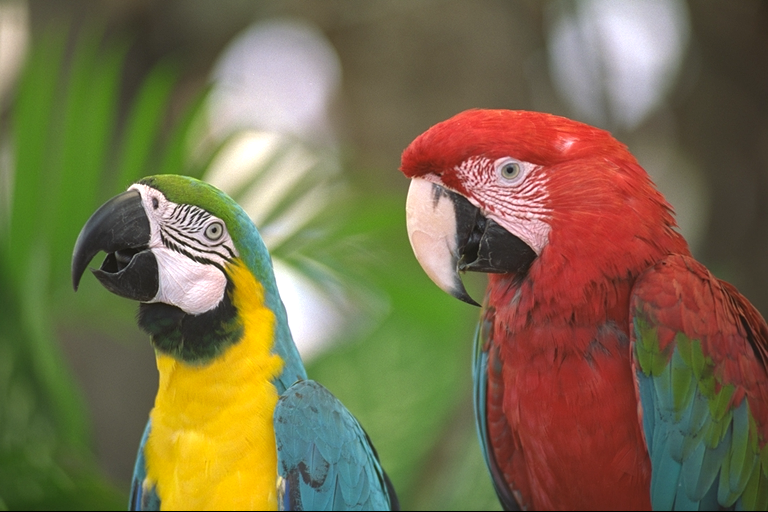
#> input picture lab4/image1.png, 768 x 512 px
$ python DemoA.py
#> lines starting #> are read from the running program, lines starting #| are printed output that depends on the picture
import numpy as np
from scipy import signal
from matplotlib import pyplot as plt
plt.rcParams['image.interpolation'] = 'nearest'
import imageio
import cv2
import jpeglab as jl


#Q1
# c) color R G B red hi lo lo green lo hi lo blue lo lo hi yellow hi hi lo color R G B cyan lo hi hi magenta hi lo hi white hi hi hi black lo lo lo

try:
    im1_bgr = cv2.imread('image1.png')
#> im1_bgr is the input picture: shape (512, 768, 3); mean B, G, R 75.8, 109.6, 121.7

    if im1_bgr is None:
        raise Exception("Failed to load image. Check file path and format.")

    im1 = cv2.cvtColor(im1_bgr, cv2.COLOR_BGR2RGB)
    #plt.figure(0), plt.imshow(im1)

    im1r = im1[:, :, 0]
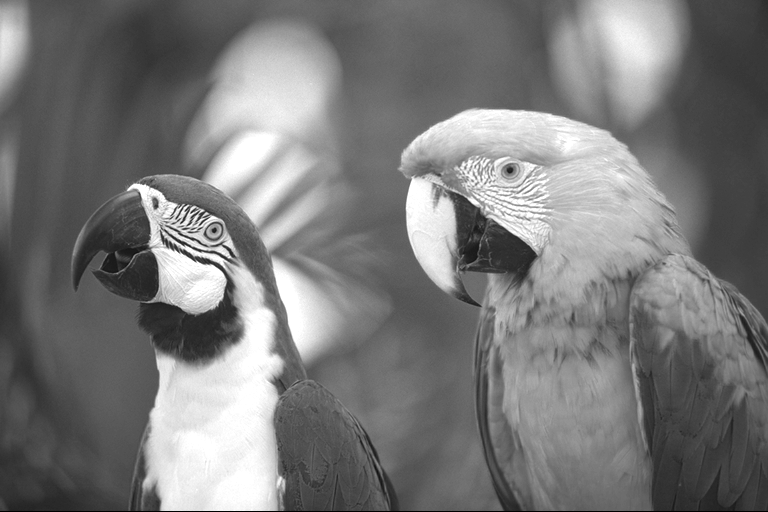
#> im1r: shape (512, 768); min 0, max 255, mean 121.7
    im1g = im1[:, :, 1]
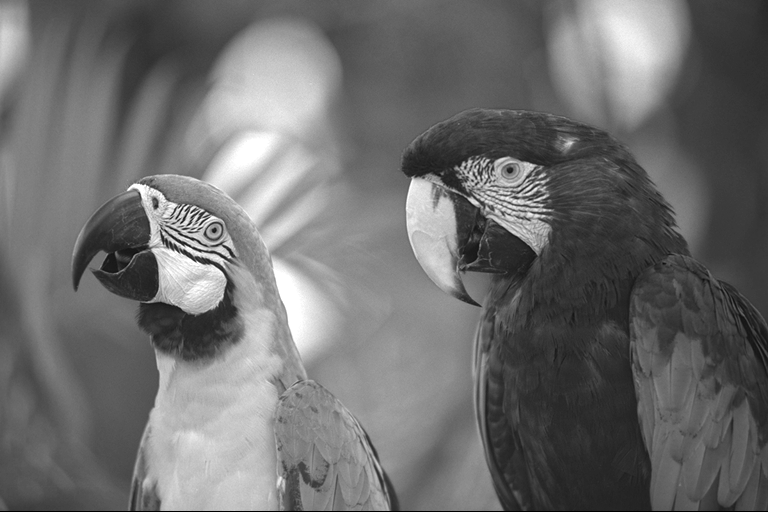
#> im1g: shape (512, 768); min 0, max 255, mean 109.6
    im1b = im1[:, :, 2]
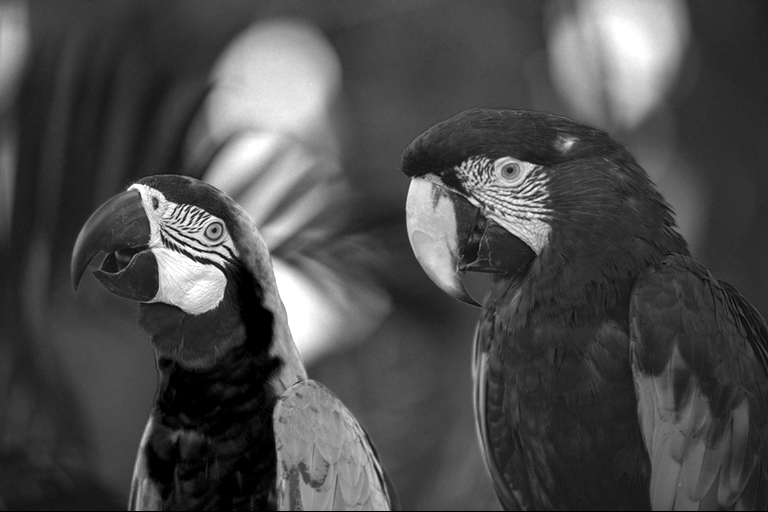
#> im1b: shape (512, 768); min 0, max 255, mean 75.8
    """
    plt.figure(1), plt.imshow(im1r, 'gray'), plt.title('Red'), plt.colorbar()
    plt.figure(2), plt.imshow(im1g, 'gray'), plt.title('Green'), plt.colorbar()
    plt.figure(3), plt.imshow(im1b, 'gray'), plt.title('Blue'), plt.colorbar()"""

#> (the run stopped early here; a loop or call above may not have finished)
